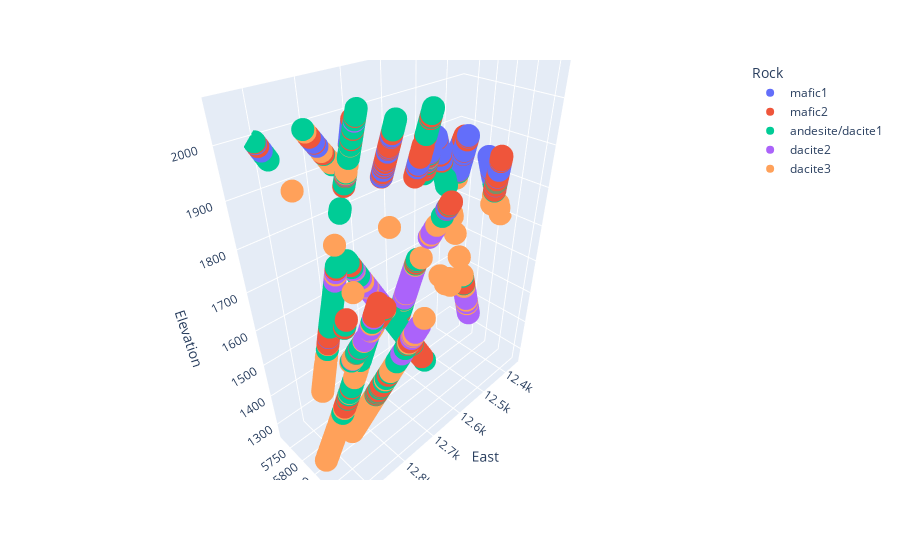

The cell this chart's notebook holds for it:
### Code cell
# and then plot all the rest
df_mafic1 = df[df["Rock"]=='mafic1']
df_mafic2 = df[df["Rock"]=='mafic2']
df_andesite_dacite1 = df[df["Rock"]=='andesite/dacite1']
df_dacite2 = df[df["Rock"]=='dacite2']
df_dacite3 = df[df["Rock"]=='dacite3']

df_others = pd.concat([df_mafic1, df_mafic2, df_andesite_dacite1, df_dacite2, df_dacite3], axis=0)
fig = px.scatter_3d(df_others, x='East', y='North', z='Elevation',
              color='Rock')
fig.show()

### Figure 1 — Plotly figure (JSON) as saved in the notebook; plotly's stock layout.template omitted (floating-point values rounded to 4 significant figures; data arrays with more than 128 entries replaced by an {"elided": "..."} marker saying what was removed)
{"data": [{"hovertemplate": "Rock=mafic1<br>East=%{x}<br>North=%{y}<br>Elevation=%{z}<extra></extra>", "legendgroup": "mafic1", "marker": {"color": "#636efa", "symbol": "circle"}, "mode": "markers", "name": "mafic1", "scene": "scene", "showlegend": true, "type": "scatter3d", "x": {"elided": "236 float values"}, "y": {"elided": "236 float values"}, "z": {"elided": "236 float values"}}, {"hovertemplate": "Rock=mafic2<br>East=%{x}<br>North=%{y}<br>Elevation=%{z}<extra></extra>", "legendgroup": "mafic2", "marker": {"color": "#EF553B", "symbol": "circle"}, "mode": "markers", "name": "mafic2", "scene": "scene", "showlegend": true, "type": "scatter3d", "x": {"elided": "351 float values"}, "y": {"elided": "351 float values"}, "z": {"elided": "351 float values"}}, {"hovertemplate": "Rock=andesite/dacite1<br>East=%{x}<br>North=%{y}<br>Elevation=%{z}<extra></extra>", "legendgroup": "andesite/dacite1", "marker": {"color": "#00cc96", "symbol": "circle"}, "mode": "markers", "name": "andesite/dacite1", "scene": "scene", "showlegend": true, "type": "scatter3d", "x": {"elided": "346 float values"}, "y": {"elided": "346 float values"}, "z": {"elided": "346 float values"}}, {"hovertemplate": "Rock=dacite2<br>East=%{x}<br>North=%{y}<br>Elevation=%{z}<extra></extra>", "legendgroup": "dacite2", "marker": {"color": "#ab63fa", "symbol": "circle"}, "mode": "markers", "name": "dacite2", "scene": "scene", "showlegend": true, "type": "scatter3d", "x": {"elided": "172 float values"}, "y": {"elided": "172 float values"}, "z": {"elided": "172 float values"}}, {"hovertemplate": "Rock=dacite3<br>East=%{x}<br>North=%{y}<br>Elevation=%{z}<extra></extra>", "legendgroup": "dacite3", "marker": {"color": "#FFA15A", "symbol": "circle"}, "mode": "markers", "name": "dacite3", "scene": "scene", "showlegend": true, "type": "scatter3d", "x": {"elided": "272 float values"}, "y": {"elided": "272 float values"}, "z": {"elided": "272 float values"}}], "layout": {"legend": {"title": {"text": "Rock"}, "tracegroupgap": 0}, "margin": {"t": 60}, "scene": {"domain": {"x": [0, 1], "y": [0, 1]}, "xaxis": {"title": {"text": "East"}}, "yaxis": {"title": {"text": "North"}}, "zaxis": {"title": {"text": "Elevation"}}}}}
